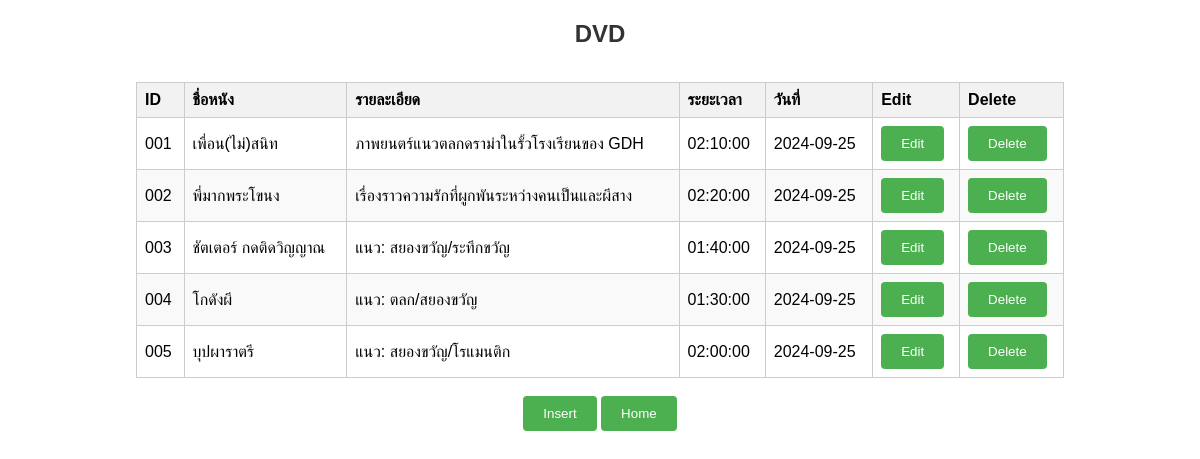
The page /promenu.php on the database as committed earlier.
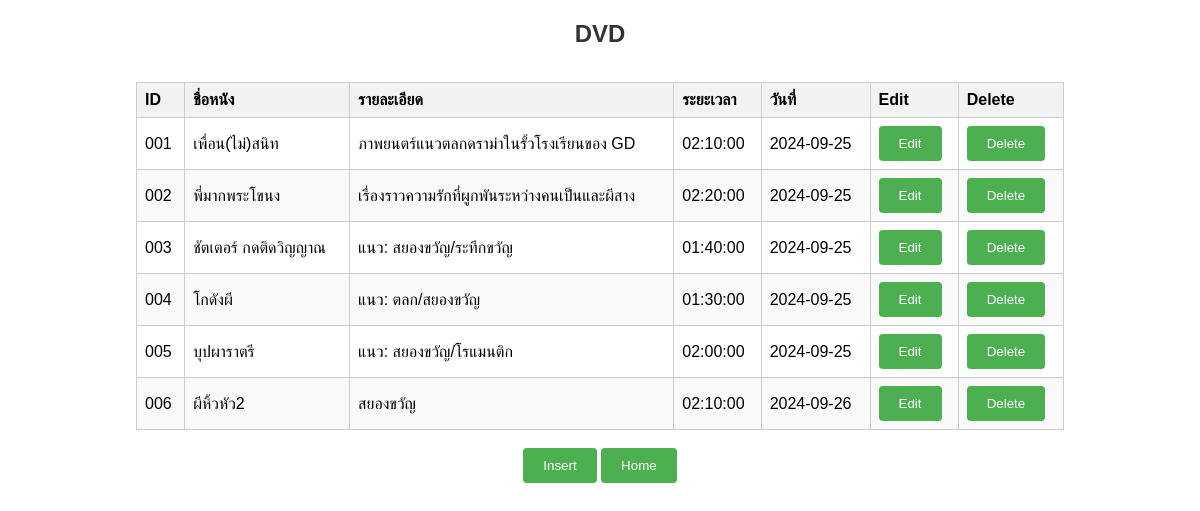
The same page on the database as committed later.
### tables this page shows
CREATE TABLE `product` (
  `pid` varchar(3) NOT NULL,
  `pname` varchar(20) NOT NULL,
  `pdetail` varchar(400) NOT NULL,
  `ptime` time NOT NULL,
  `pdate` date NOT NULL
);

### promenu.php (the view, shortened to what this page needs)
<!DOCTYPE html>
<html lang="en">
<head>
    <link rel="stylesheet"  href="style.css">
</head>
<body>
<?php
    require 'conn.php';
    $sql = "SELECT * FROM product";
    $result = $conn->query($sql);
?>
<h1>DVD</h1><br>
        <table>
            <thead>
                <tr>
                    <th>ID</th>
                    <th>ชื่อหนัง</th>
                    <th>รายละเอียด</th>
                    <th>ระยะเวลา</th>
                    <th>วันที่</th>
                    <th>Edit</th>
                    <th>Delete</th>
                </tr>
            </thead>
            <tbody>
                <?php
                    if ($result->num_rows > 0) {
                        while($row = $result->fetch_assoc()) {
                            echo"<tr><td>"
                            .$row["pid"]."</td>"
                            ."<td>".$row["pname"]."</td>"
                            ."<td>".$row["pdetail"]."</td>"
                            ."<td>".$row["ptime"]."</td>"
                            ."<td>".$row["pdate"]."</td>"
                            ."<td>"
                            ."<a href='editpro.php?pid=".$row["pid"]."'><button> Edit </button></a>"."</td>"
                            ."<td>"."<a href='prodelete.php?pid=".$row["pid"]."' onclick=\"return confirm('Are you sure you want to delete this VDO?');\"><button>Delete</button></a>"
                            ."</td>";
                            echo "</tr>";
                        }
                    }else {
                        echo "0 results";
                    }
                ?>
            </tbody>
        </table>
        <br>
        <a href='insertpro.php'><button> Insert </button></a>
        <a href='home.php'><button> Home </button></a>
</body>
</html>

Rows that differ between the two databases and show on the page:
changed product "เพื่อน(ไม่)สนิท": pdetail "ภาพยนตร์แนวตลกดราม่าในรั้วโรงเรียนของ GDH" → "ภาพยนตร์แนวตลกดราม่าในรั้วโรงเรียนของ GD"
added product: pid "006", pname "ผีหิ้วหัว2", pdetail "สยองขวัญ", ptime "02:10:00", pdate "2024-09-26"
